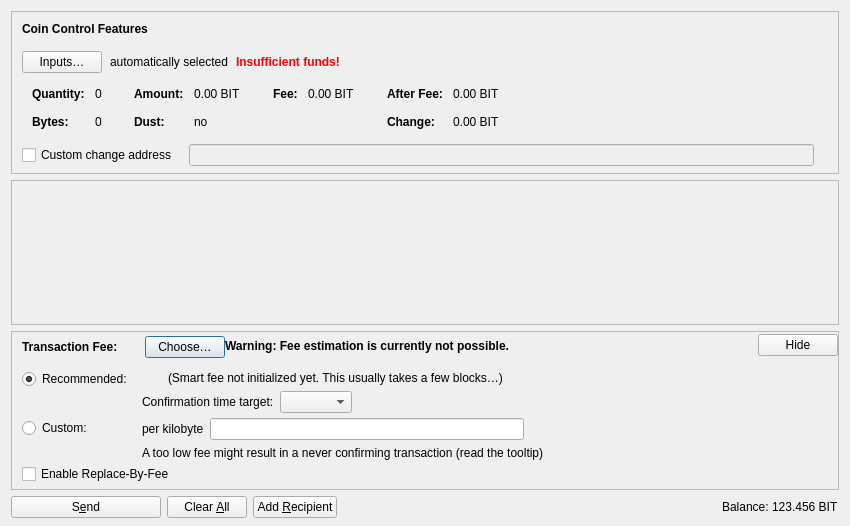
<?xml version="1.0" encoding="UTF-8"?>
<ui version="4.0">
 <class>SendCoinsDialog</class>
 <widget class="QDialog" name="SendCoinsDialog">
  <property name="geometry">
   <rect>
    <x>0</x>
    <y>0</y>
    <width>850</width>
    <height>526</height>
   </rect>
  </property>
  <property name="windowTitle">
   <string>Send Coins</string>
  </property>
  <layout class="QVBoxLayout" name="verticalLayout" stretch="0,1,0,0">
   <property name="bottomMargin">
    <number>8</number>
   </property>
   <item>
    <widget class="QFrame" name="frameCoinControl">
     <property name="sizePolicy">
      <sizepolicy hsizetype="Expanding" vsizetype="Expanding">
       <horstretch>0</horstretch>
       <verstretch>0</verstretch>
      </sizepolicy>
     </property>
     <property name="maximumSize">
      <size>
       <width>16777215</width>
       <height>16777215</height>
      </size>
     </property>
     <property name="frameShape">
      <enum>QFrame::StyledPanel</enum>
     </property>
     <property name="frameShadow">
      <enum>QFrame::Sunken</enum>
     </property>
     <layout class="QVBoxLayout" name="verticalLayoutCoinControl2">
      <property name="spacing">
       <number>0</number>
      </property>
      <property name="leftMargin">
       <number>0</number>
      </property>
      <property name="topMargin">
       <number>0</number>
      </property>
      <property name="rightMargin">
       <number>0</number>
      </property>
      <property name="bottomMargin">
       <number>6</number>
      </property>
      <item>
       <layout class="QVBoxLayout" name="verticalLayoutCoinControl" stretch="0,0,0,0,1">
        <property name="spacing">
         <number>0</number>
        </property>
        <property name="leftMargin">
         <number>10</number>
        </property>
        <property name="topMargin">
         <number>10</number>
        </property>
        <item>
         <layout class="QHBoxLayout" name="horizontalLayoutCoinControl1">
          <property name="bottomMargin">
           <number>15</number>
          </property>
          <item>
           <widget class="QLabel" name="labelCoinControlFeatures">
            <property name="sizePolicy">
             <sizepolicy hsizetype="Preferred" vsizetype="Maximum">
              <horstretch>0</horstretch>
              <verstretch>0</verstretch>
             </sizepolicy>
            </property>
            <property name="font">
             <font>
              <weight>75</weight>
              <bold>true</bold>
             </font>
            </property>
            <property name="styleSheet">
             <string notr="true">font-weight:bold;</string>
            </property>
            <property name="text">
             <string>Coin Control Features</string>
            </property>
           </widget>
          </item>
         </layout>
        </item>
        <item>
         <layout class="QHBoxLayout" name="horizontalLayoutCoinControl2" stretch="0,0,0,0">
          <property name="spacing">
           <number>8</number>
          </property>
          <property name="bottomMargin">
           <number>10</number>
          </property>
          <item>
           <widget class="QPushButton" name="pushButtonCoinControl">
            <property name="styleSheet">
             <string notr="true"/>
            </property>
            <property name="text">
             <string>Inputs…</string>
            </property>
            <property name="autoDefault">
             <bool>false</bool>
            </property>
           </widget>
          </item>
          <item>
           <widget class="QLabel" name="labelCoinControlAutomaticallySelected">
            <property name="text">
             <string>automatically selected</string>
            </property>
            <property name="margin">
             <number>5</number>
            </property>
           </widget>
          </item>
          <item>
           <widget class="QLabel" name="labelCoinControlInsuffFunds">
            <property name="font">
             <font>
              <weight>75</weight>
              <bold>true</bold>
             </font>
            </property>
            <property name="styleSheet">
             <string notr="true">color:red;font-weight:bold;</string>
            </property>
            <property name="text">
             <string>Insufficient funds!</string>
            </property>
            <property name="margin">
             <number>5</number>
            </property>
           </widget>
          </item>
          <item>
           <spacer name="horizontalSpacerCoinControl">
            <property name="orientation">
             <enum>Qt::Horizontal</enum>
            </property>
            <property name="sizeHint" stdset="0">
             <size>
              <width>40</width>
              <height>1</height>
             </size>
            </property>
           </spacer>
          </item>
         </layout>
        </item>
        <item>
         <widget class="QWidget" name="widgetCoinControl" native="true">
          <property name="sizePolicy">
           <sizepolicy hsizetype="Preferred" vsizetype="Preferred">
            <horstretch>0</horstretch>
            <verstretch>0</verstretch>
           </sizepolicy>
          </property>
          <property name="minimumSize">
           <size>
            <width>0</width>
            <height>0</height>
           </size>
          </property>
          <property name="styleSheet">
           <string notr="true"/>
          </property>
          <layout class="QHBoxLayout" name="horizontalLayoutCoinControl5">
           <property name="leftMargin">
            <number>0</number>
           </property>
           <property name="topMargin">
            <number>0</number>
           </property>
           <property name="rightMargin">
            <number>0</number>
           </property>
           <property name="bottomMargin">
            <number>0</number>
           </property>
           <item>
            <layout class="QHBoxLayout" name="horizontalLayoutCoinControl3" stretch="0,0,0,1">
             <property name="spacing">
              <number>20</number>
             </property>
             <property name="topMargin">
              <number>0</number>
             </property>
             <property name="bottomMargin">
              <number>10</number>
             </property>
             <item>
              <layout class="QFormLayout" name="formLayoutCoinControl1">
               <property name="horizontalSpacing">
                <number>10</number>
               </property>
               <property name="verticalSpacing">
                <number>14</number>
               </property>
               <property name="leftMargin">
                <number>10</number>
               </property>
               <property name="topMargin">
                <number>4</number>
               </property>
               <property name="rightMargin">
                <number>6</number>
               </property>
               <item row="0" column="0">
                <widget class="QLabel" name="labelCoinControlQuantityText">
                 <property name="font">
                  <font>
                   <weight>75</weight>
                   <bold>true</bold>
                  </font>
                 </property>
                 <property name="text">
                  <string>Quantity:</string>
                 </property>
                 <property name="margin">
                  <number>0</number>
                 </property>
                </widget>
               </item>
               <item row="0" column="1">
                <widget class="QLabel" name="labelCoinControlQuantity">
                 <property name="cursor">
                  <cursorShape>IBeamCursor</cursorShape>
                 </property>
                 <property name="contextMenuPolicy">
                  <enum>Qt::ActionsContextMenu</enum>
                 </property>
                 <property name="text">
                  <string notr="true">0</string>
                 </property>
                 <property name="margin">
                  <number>0</number>
                 </property>
                 <property name="textInteractionFlags">
                  <set>Qt::LinksAccessibleByMouse|Qt::TextSelectableByKeyboard|Qt::TextSelectableByMouse</set>
                 </property>
                </widget>
               </item>
               <item row="1" column="0">
                <widget class="QLabel" name="labelCoinControlBytesText">
                 <property name="font">
                  <font>
                   <weight>75</weight>
                   <bold>true</bold>
                  </font>
                 </property>
                 <property name="text">
                  <string>Bytes:</string>
                 </property>
                </widget>
               </item>
               <item row="1" column="1">
                <widget class="QLabel" name="labelCoinControlBytes">
                 <property name="cursor">
                  <cursorShape>IBeamCursor</cursorShape>
                 </property>
                 <property name="contextMenuPolicy">
                  <enum>Qt::ActionsContextMenu</enum>
                 </property>
                 <property name="text">
                  <string notr="true">0</string>
                 </property>
                 <property name="textInteractionFlags">
                  <set>Qt::LinksAccessibleByMouse|Qt::TextSelectableByKeyboard|Qt::TextSelectableByMouse</set>
                 </property>
                </widget>
               </item>
              </layout>
             </item>
             <item>
              <layout class="QFormLayout" name="formLayoutCoinControl2">
               <property name="horizontalSpacing">
                <number>10</number>
               </property>
               <property name="verticalSpacing">
                <number>14</number>
               </property>
               <property name="leftMargin">
                <number>6</number>
               </property>
               <property name="topMargin">
                <number>4</number>
               </property>
               <property name="rightMargin">
                <number>6</number>
               </property>
               <item row="0" column="0">
                <widget class="QLabel" name="labelCoinControlAmountText">
                 <property name="font">
                  <font>
                   <weight>75</weight>
                   <bold>true</bold>
                  </font>
                 </property>
                 <property name="text">
                  <string>Amount:</string>
                 </property>
                 <property name="margin">
                  <number>0</number>
                 </property>
                </widget>
               </item>
               <item row="0" column="1">
                <widget class="QLabel" name="labelCoinControlAmount">
                 <property name="cursor">
                  <cursorShape>IBeamCursor</cursorShape>
                 </property>
                 <property name="contextMenuPolicy">
                  <enum>Qt::ActionsContextMenu</enum>
                 </property>
                 <property name="text">
                  <string notr="true">0.00 BIT</string>
                 </property>
                 <property name="textInteractionFlags">
                  <set>Qt::LinksAccessibleByMouse|Qt::TextSelectableByKeyboard|Qt::TextSelectableByMouse</set>
                 </property>
                </widget>
               </item>
               <item row="1" column="0">
                <widget class="QLabel" name="labelCoinControlLowOutputText">
                 <property name="font">
                  <font>
                   <weight>75</weight>
                   <bold>true</bold>
                  </font>
                 </property>
                 <property name="text">
                  <string>Dust:</string>
                 </property>
                </widget>
               </item>
               <item row="1" column="1">
                <widget class="QLabel" name="labelCoinControlLowOutput">
                 <property name="cursor">
                  <cursorShape>IBeamCursor</cursorShape>
                 </property>
                 <property name="contextMenuPolicy">
                  <enum>Qt::ActionsContextMenu</enum>
                 </property>
                 <property name="text">
                  <string notr="true">no</string>
                 </property>
                 <property name="textInteractionFlags">
                  <set>Qt::LinksAccessibleByMouse|Qt::TextSelectableByKeyboard|Qt::TextSelectableByMouse</set>
                 </property>
                </widget>
               </item>
              </layout>
             </item>
             <item>
              <layout class="QFormLayout" name="formLayoutCoinControl3">
               <property name="horizontalSpacing">
                <number>10</number>
               </property>
               <property name="verticalSpacing">
                <number>14</number>
               </property>
               <property name="leftMargin">
                <number>6</number>
               </property>
               <property name="topMargin">
                <number>4</number>
               </property>
               <property name="rightMargin">
                <number>6</number>
               </property>
               <item row="0" column="0">
                <widget class="QLabel" name="labelCoinControlFeeText">
                 <property name="font">
                  <font>
                   <weight>75</weight>
                   <bold>true</bold>
                  </font>
                 </property>
                 <property name="text">
                  <string>Fee:</string>
                 </property>
                 <property name="margin">
                  <number>0</number>
                 </property>
                </widget>
               </item>
               <item row="0" column="1">
                <widget class="QLabel" name="labelCoinControlFee">
                 <property name="cursor">
                  <cursorShape>IBeamCursor</cursorShape>
                 </property>
                 <property name="contextMenuPolicy">
                  <enum>Qt::ActionsContextMenu</enum>
                 </property>
                 <property name="text">
                  <string notr="true">0.00 BIT</string>
                 </property>
                 <property name="textInteractionFlags">
                  <set>Qt::LinksAccessibleByMouse|Qt::TextSelectableByKeyboard|Qt::TextSelectableByMouse</set>
                 </property>
                </widget>
               </item>
              </layout>
             </item>
             <item>
              <layout class="QFormLayout" name="formLayoutCoinControl4">
               <property name="horizontalSpacing">
                <number>10</number>
               </property>
               <property name="verticalSpacing">
                <number>14</number>
               </property>
               <property name="leftMargin">
                <number>6</number>
               </property>
               <property name="topMargin">
                <number>4</number>
               </property>
               <property name="rightMargin">
                <number>6</number>
               </property>
               <item row="0" column="0">
                <widget class="QLabel" name="labelCoinControlAfterFeeText">
                 <property name="font">
                  <font>
                   <weight>75</weight>
                   <bold>true</bold>
                  </font>
                 </property>
                 <property name="text">
                  <string>After Fee:</string>
                 </property>
                 <property name="margin">
                  <number>0</number>
                 </property>
                </widget>
               </item>
               <item row="0" column="1">
                <widget class="QLabel" name="labelCoinControlAfterFee">
                 <property name="cursor">
                  <cursorShape>IBeamCursor</cursorShape>
                 </property>
                 <property name="contextMenuPolicy">
                  <enum>Qt::ActionsContextMenu</enum>
                 </property>
                 <property name="text">
                  <string notr="true">0.00 BIT</string>
                 </property>
                 <property name="textInteractionFlags">
                  <set>Qt::LinksAccessibleByMouse|Qt::TextSelectableByKeyboard|Qt::TextSelectableByMouse</set>
                 </property>
                </widget>
               </item>
               <item row="1" column="0">
                <widget class="QLabel" name="labelCoinControlChangeText">
                 <property name="font">
                  <font>
                   <weight>75</weight>
                   <bold>true</bold>
                  </font>
                 </property>
                 <property name="text">
                  <string>Change:</string>
                 </property>
                </widget>
               </item>
               <item row="1" column="1">
                <widget class="QLabel" name="labelCoinControlChange">
                 <property name="cursor">
                  <cursorShape>IBeamCursor</cursorShape>
                 </property>
                 <property name="contextMenuPolicy">
                  <enum>Qt::ActionsContextMenu</enum>
                 </property>
                 <property name="text">
                  <string notr="true">0.00 BIT</string>
                 </property>
                 <property name="textInteractionFlags">
                  <set>Qt::LinksAccessibleByMouse|Qt::TextSelectableByKeyboard|Qt::TextSelectableByMouse</set>
                 </property>
                </widget>
               </item>
              </layout>
             </item>
            </layout>
           </item>
          </layout>
         </widget>
        </item>
        <item>
         <layout class="QHBoxLayout" name="horizontalLayoutCoinControl4" stretch="0,0,0">
          <property name="spacing">
           <number>12</number>
          </property>
          <property name="sizeConstraint">
           <enum>QLayout::SetDefaultConstraint</enum>
          </property>
          <property name="topMargin">
           <number>5</number>
          </property>
          <property name="rightMargin">
           <number>5</number>
          </property>
          <item>
           <widget class="QCheckBox" name="checkBoxCoinControlChange">
            <property name="toolTip">
             <string>If this is activated, but the change address is empty or invalid, change will be sent to a newly generated address.</string>
            </property>
            <property name="text">
             <string>Custom change address</string>
            </property>
           </widget>
          </item>
          <item>
           <widget class="QValidatedLineEdit" name="lineEditCoinControlChange">
            <property name="enabled">
             <bool>false</bool>
            </property>
            <property name="sizePolicy">
             <sizepolicy hsizetype="Expanding" vsizetype="Fixed">
              <horstretch>0</horstretch>
              <verstretch>0</verstretch>
             </sizepolicy>
            </property>
           </widget>
          </item>
          <item>
           <widget class="QLabel" name="labelCoinControlChangeLabel">
            <property name="sizePolicy">
             <sizepolicy hsizetype="Preferred" vsizetype="Expanding">
              <horstretch>0</horstretch>
              <verstretch>0</verstretch>
             </sizepolicy>
            </property>
            <property name="minimumSize">
             <size>
              <width>0</width>
              <height>0</height>
             </size>
            </property>
            <property name="text">
             <string/>
            </property>
            <property name="margin">
             <number>3</number>
            </property>
           </widget>
          </item>
         </layout>
        </item>
        <item>
         <spacer name="verticalSpacerCoinControl">
          <property name="orientation">
           <enum>Qt::Vertical</enum>
          </property>
          <property name="sizeHint" stdset="0">
           <size>
            <width>800</width>
            <height>1</height>
           </size>
          </property>
         </spacer>
        </item>
       </layout>
      </item>
     </layout>
    </widget>
   </item>
   <item>
    <widget class="QScrollArea" name="scrollArea">
     <property name="widgetResizable">
      <bool>true</bool>
     </property>
     <widget class="QWidget" name="scrollAreaWidgetContents">
      <property name="geometry">
       <rect>
        <x>0</x>
        <y>0</y>
        <width>830</width>
        <height>104</height>
       </rect>
      </property>
      <layout class="QVBoxLayout" name="verticalLayout_2" stretch="0,1">
       <property name="leftMargin">
        <number>0</number>
       </property>
       <property name="topMargin">
        <number>0</number>
       </property>
       <property name="rightMargin">
        <number>0</number>
       </property>
       <property name="bottomMargin">
        <number>0</number>
       </property>
       <item>
        <layout class="QVBoxLayout" name="entries">
         <property name="spacing">
          <number>6</number>
         </property>
        </layout>
       </item>
       <item>
        <spacer name="verticalSpacer">
         <property name="orientation">
          <enum>Qt::Vertical</enum>
         </property>
         <property name="sizeHint" stdset="0">
          <size>
           <width>20</width>
           <height>40</height>
          </size>
         </property>
        </spacer>
       </item>
      </layout>
     </widget>
    </widget>
   </item>
   <item>
    <widget class="QFrame" name="frameFee">
     <property name="sizePolicy">
      <sizepolicy hsizetype="Expanding" vsizetype="Expanding">
       <horstretch>0</horstretch>
       <verstretch>0</verstretch>
      </sizepolicy>
     </property>
     <property name="maximumSize">
      <size>
       <width>16777215</width>
       <height>16777215</height>
      </size>
     </property>
     <property name="frameShape">
      <enum>QFrame::StyledPanel</enum>
     </property>
     <property name="frameShadow">
      <enum>QFrame::Sunken</enum>
     </property>
     <layout class="QVBoxLayout" name="verticalLayoutFee1">
      <property name="spacing">
       <number>0</number>
      </property>
      <property name="leftMargin">
       <number>0</number>
      </property>
      <property name="topMargin">
       <number>0</number>
      </property>
      <property name="rightMargin">
       <number>0</number>
      </property>
      <property name="bottomMargin">
       <number>0</number>
      </property>
      <item>
       <layout class="QVBoxLayout" name="verticalLayoutFee2" stretch="0,0,0">
        <property name="spacing">
         <number>0</number>
        </property>
        <property name="leftMargin">
         <number>10</number>
        </property>
        <property name="topMargin">
         <number>0</number>
        </property>
        <item>
         <layout class="QHBoxLayout" name="horizontalLayoutFee1">
          <property name="bottomMargin">
           <number>0</number>
          </property>
          <item>
           <layout class="QVBoxLayout" name="verticalLayoutFee7">
            <property name="spacing">
             <number>0</number>
            </property>
            <item>
             <spacer name="verticalSpacerSmartFee">
              <property name="orientation">
               <enum>Qt::Vertical</enum>
              </property>
              <property name="sizeType">
               <enum>QSizePolicy::Fixed</enum>
              </property>
              <property name="sizeHint" stdset="0">
               <size>
                <width>1</width>
                <height>4</height>
               </size>
              </property>
             </spacer>
            </item>
            <item>
             <layout class="QHBoxLayout" name="horizontalLayoutSmartFee">
              <property name="spacing">
               <number>10</number>
              </property>
              <item>
               <widget class="QLabel" name="labelFeeHeadline">
                <property name="sizePolicy">
                 <sizepolicy hsizetype="Preferred" vsizetype="Maximum">
                  <horstretch>0</horstretch>
                  <verstretch>0</verstretch>
                 </sizepolicy>
                </property>
                <property name="font">
                 <font>
                  <weight>75</weight>
                  <bold>true</bold>
                 </font>
                </property>
                <property name="styleSheet">
                 <string notr="true">font-weight:bold;</string>
                </property>
                <property name="text">
                 <string>Transaction Fee:</string>
                </property>
               </widget>
              </item>
              <item>
               <widget class="QLabel" name="labelFeeMinimized">
                <property name="text">
                 <string/>
                </property>
               </widget>
              </item>
              <item>
               <widget class="QPushButton" name="buttonChooseFee">
                <property name="text">
                 <string>Choose…</string>
                </property>
               </widget>
              </item>
             </layout>
            </item>
            <item>
             <spacer name="verticalSpacer_5">
              <property name="orientation">
               <enum>Qt::Vertical</enum>
              </property>
              <property name="sizeHint" stdset="0">
               <size>
                <width>1</width>
                <height>1</height>
               </size>
              </property>
             </spacer>
            </item>
           </layout>
          </item>
          <item>
           <widget class="QLabel" name="fallbackFeeWarningLabel">
            <property name="toolTip">
             <string>Using the fallbackfee can result in sending a transaction that will take several hours or days (or never) to confirm. Consider choosing your fee manually or wait until you have validated the complete chain.</string>
            </property>
            <property name="font">
            <font>
                <weight>75</weight>
                <bold>true</bold>
            </font>
            </property>
            <property name="text">
             <string>Warning: Fee estimation is currently not possible.</string>
            </property>
            <property name="wordWrap">
             <bool>false</bool>
            </property>
           </widget>
          </item>
          <item>
           <spacer name="horizontalSpacer_4">
            <property name="orientation">
             <enum>Qt::Horizontal</enum>
            </property>
            <property name="sizeType">
             <enum>QSizePolicy::MinimumExpanding</enum>
            </property>
            <property name="sizeHint" stdset="0">
             <size>
              <width>40</width>
              <height>20</height>
             </size>
            </property>
           </spacer>
          </item>
          <item>
           <widget class="QPushButton" name="buttonMinimizeFee">
            <property name="toolTip">
             <string>Hide transaction fee settings</string>
            </property>
            <property name="text">
             <string>Hide</string>
            </property>
           </widget>
          </item>
         </layout>
        </item>
        <item>
         <widget class="QFrame" name="frameFeeSelection">
          <layout class="QVBoxLayout" name="verticalLayoutFee12">
           <property name="spacing">
            <number>0</number>
           </property>
           <property name="leftMargin">
            <number>0</number>
           </property>
           <property name="topMargin">
            <number>0</number>
           </property>
           <property name="rightMargin">
            <number>0</number>
           </property>
           <property name="bottomMargin">
            <number>0</number>
           </property>
           <item>
            <layout class="QGridLayout" name="gridLayoutFee">
             <property name="topMargin">
              <number>10</number>
             </property>
             <property name="bottomMargin">
              <number>4</number>
             </property>
             <property name="horizontalSpacing">
              <number>10</number>
             </property>
             <property name="verticalSpacing">
              <number>4</number>
             </property>
             <item row="1" column="1">
              <layout class="QVBoxLayout" name="verticalLayoutFee8">
               <property name="spacing">
                <number>6</number>
               </property>
               <item>
                <layout class="QHBoxLayout" name="horizontalLayoutFee13">
                 <item>
                  <widget class="QLabel" name="labelCustomPerKilobyte">
                   <property name="toolTip">
                    <string>Specify a custom fee per kB (1,000 bytes) of the transaction's virtual size.

Note:  Since the fee is calculated on a per-byte basis, a fee rate of "100 toshis per kvB" for a transaction size of 500 virtual bytes (half of 1 kvB) would ultimately yield a fee of only 50 toshis.</string>
                   </property>
                   <property name="text">
                    <string>per kilobyte</string>
                   </property>
                  </widget>
                 </item>
                 <item>
                  <widget class="BitAmountField" name="customFee"/>
                 </item>
                 <item>
                  <spacer name="horizontalSpacer_6">
                   <property name="orientation">
                    <enum>Qt::Horizontal</enum>
                   </property>
                   <property name="sizeHint" stdset="0">
                    <size>
                     <width>1</width>
                     <height>1</height>
                    </size>
                   </property>
                  </spacer>
                 </item>
                </layout>
               </item>
               <item>
                <layout class="QHBoxLayout" name="horizontalLayoutFee8">
                 <item>
                  <widget class="QLabel" name="labelCustomFeeWarning">
                   <property name="enabled">
                    <bool>true</bool>
                   </property>
                   <property name="toolTip">
                    <string>When there is less transaction volume than space in the blocks, miners as well as relaying nodes may enforce a minimum fee. Paying only this minimum fee is just fine, but be aware that this can result in a never confirming transaction once there is more demand for bit transactions than the network can process.</string>
                   </property>
                   <property name="text">
                    <string>A too low fee might result in a never confirming transaction (read the tooltip)</string>
                   </property>
                  </widget>
                 </item>
                 <item>
                  <spacer name="horizontalSpacer_2">
                   <property name="orientation">
                    <enum>Qt::Horizontal</enum>
                   </property>
                   <property name="sizeHint" stdset="0">
                    <size>
                     <width>1</width>
                     <height>1</height>
                    </size>
                   </property>
                  </spacer>
                 </item>
                </layout>
               </item>
              </layout>
             </item>
             <item row="0" column="0">
              <layout class="QVBoxLayout" name="verticalLayoutFee4" stretch="0,1">
               <item>
                <widget class="QRadioButton" name="radioSmartFee">
                 <property name="text">
                  <string>Recommended:</string>
                 </property>
                 <property name="checked">
                  <bool>true</bool>
                 </property>
                 <attribute name="buttonGroup">
                  <string notr="true">groupFee</string>
                 </attribute>
                </widget>
               </item>
               <item>
                <spacer name="verticalSpacer_2">
                 <property name="orientation">
                  <enum>Qt::Vertical</enum>
                 </property>
                 <property name="sizeHint" stdset="0">
                  <size>
                   <width>1</width>
                   <height>1</height>
                  </size>
                 </property>
                </spacer>
               </item>
              </layout>
             </item>
             <item row="1" column="0">
              <layout class="QVBoxLayout" name="verticalLayoutFee9" stretch="0,1">
               <item>
                <widget class="QRadioButton" name="radioCustomFee">
                 <property name="text">
                  <string>Custom:</string>
                 </property>
                 <attribute name="buttonGroup">
                  <string notr="true">groupFee</string>
                 </attribute>
                </widget>
               </item>
               <item>
                <spacer name="verticalSpacer_6">
                 <property name="orientation">
                  <enum>Qt::Vertical</enum>
                 </property>
                 <property name="sizeHint" stdset="0">
                  <size>
                   <width>1</width>
                   <height>1</height>
                  </size>
                 </property>
                </spacer>
               </item>
              </layout>
             </item>
             <item row="0" column="1">
              <layout class="QVBoxLayout" name="verticalLayoutFee3" stretch="0,0,1">
               <property name="spacing">
                <number>6</number>
               </property>
               <property name="topMargin">
                <number>2</number>
               </property>
               <item>
                <layout class="QHBoxLayout" name="horizontalLayoutFee12">
                 <item>
                  <widget class="QLabel" name="labelSmartFee">
                   <property name="text">
                    <string/>
                   </property>
                  </widget>
                 </item>
                 <item>
                  <widget class="QLabel" name="labelFeeEstimation">
                   <property name="text">
                    <string/>
                   </property>
                  </widget>
                 </item>
                 <item>
                  <widget class="QLabel" name="labelSmartFee2">
                   <property name="text">
                    <string>(Smart fee not initialized yet. This usually takes a few blocks…)</string>
                   </property>
                  </widget>
                 </item>
                 <item>
                  <spacer name="horizontalSpacer_5">
                   <property name="orientation">
                    <enum>Qt::Horizontal</enum>
                   </property>
                   <property name="sizeHint" stdset="0">
                    <size>
                     <width>1</width>
                     <height>1</height>
                    </size>
                   </property>
                  </spacer>
                 </item>
                </layout>
               </item>
               <item>
                <layout class="QHBoxLayout" name="horizontalLayoutFee9">
                 <item>
                  <layout class="QVBoxLayout" name="verticalLayoutFee6">
                   <item>
                    <widget class="QLabel" name="labelSmartFee3">
                     <property name="text">
                      <string>Confirmation time target:</string>
                     </property>
                    </widget>
                   </item>
                  </layout>
                 </item>
                 <item>
                  <layout class="QVBoxLayout" name="verticalLayoutFee5">
                   <property name="rightMargin">
                    <number>30</number>
                   </property>
                   <item>
                    <layout class="QHBoxLayout" name="horizontalLayoutConfTarget">
                     <property name="bottomMargin">
                      <number>0</number>
                     </property>
                     <item>
                      <widget class="QComboBox" name="confTargetSelector"/>
                     </item>
                     <item>
                      <spacer name="horizontalSpacerConfTarget">
                       <property name="orientation">
                        <enum>Qt::Horizontal</enum>
                       </property>
                       <property name="sizeHint" stdset="0">
                        <size>
                         <width>40</width>
                         <height>20</height>
                        </size>
                       </property>
                      </spacer>
                     </item>
                    </layout>
                   </item>
                  </layout>
                 </item>
                </layout>
               </item>
               <item>
                <spacer name="verticalSpacer_4">
                 <property name="orientation">
                  <enum>Qt::Vertical</enum>
                 </property>
                 <property name="sizeHint" stdset="0">
                  <size>
                   <width>1</width>
                   <height>1</height>
                  </size>
                 </property>
                </spacer>
               </item>
              </layout>
             </item>
            </layout>
           </item>
           <item>
            <widget class="QCheckBox" name="optInRBF">
             <property name="text">
              <string>Enable Replace-By-Fee</string>
             </property>
             <property name="toolTip">
              <string>With Replace-By-Fee (BIP-125) you can increase a transaction's fee after it is sent. Without this, a higher fee may be recommended to compensate for increased transaction delay risk.</string>
             </property>
            </widget>
           </item>
          </layout>
         </widget>
        </item>
        <item>
         <spacer name="verticalSpacerFee">
          <property name="orientation">
           <enum>Qt::Vertical</enum>
          </property>
          <property name="sizeHint" stdset="0">
           <size>
            <width>40</width>
            <height>5</height>
           </size>
          </property>
         </spacer>
        </item>
       </layout>
      </item>
     </layout>
    </widget>
   </item>
   <item>
    <layout class="QHBoxLayout" name="horizontalLayout">
     <item>
      <widget class="QPushButton" name="sendButton">
       <property name="minimumSize">
        <size>
         <width>150</width>
         <height>0</height>
        </size>
       </property>
       <property name="toolTip">
        <string>Confirm the send action</string>
       </property>
       <property name="text">
        <string>S&amp;end</string>
       </property>
       <property name="icon">
        <iconset resource="../bit.qrc">
         <normaloff>:/icons/send</normaloff>:/icons/send</iconset>
       </property>
       <property name="autoDefault">
        <bool>false</bool>
       </property>
       <property name="default">
        <bool>false</bool>
       </property>
      </widget>
     </item>
     <item>
      <widget class="QPushButton" name="clearButton">
       <property name="sizePolicy">
        <sizepolicy hsizetype="Minimum" vsizetype="Fixed">
         <horstretch>0</horstretch>
         <verstretch>0</verstretch>
        </sizepolicy>
       </property>
       <property name="toolTip">
        <string>Clear all fields of the form.</string>
       </property>
       <property name="text">
        <string>Clear &amp;All</string>
       </property>
       <property name="icon">
        <iconset resource="../bit.qrc">
         <normaloff>:/icons/remove</normaloff>:/icons/remove</iconset>
       </property>
       <property name="autoDefault">
        <bool>false</bool>
       </property>
      </widget>
     </item>
     <item>
      <widget class="QPushButton" name="addButton">
       <property name="toolTip">
        <string>Send to multiple recipients at once</string>
       </property>
       <property name="text">
        <string>Add &amp;Recipient</string>
       </property>
       <property name="icon">
        <iconset resource="../bit.qrc">
         <normaloff>:/icons/add</normaloff>:/icons/add</iconset>
       </property>
       <property name="autoDefault">
        <bool>false</bool>
       </property>
      </widget>
     </item>
     <item>
      <spacer name="horizontalSpacer">
       <property name="orientation">
        <enum>Qt::Horizontal</enum>
       </property>
       <property name="sizeHint" stdset="0">
        <size>
         <width>40</width>
         <height>20</height>
        </size>
       </property>
      </spacer>
     </item>
     <item>
      <layout class="QHBoxLayout" name="horizontalLayout_2">
       <property name="spacing">
        <number>3</number>
       </property>
       <item>
        <widget class="QLabel" name="labelBalanceName">
         <property name="sizePolicy">
          <sizepolicy hsizetype="Preferred" vsizetype="Fixed">
           <horstretch>0</horstretch>
           <verstretch>0</verstretch>
          </sizepolicy>
         </property>
         <property name="text">
          <string>Balance:</string>
         </property>
        </widget>
       </item>
       <item>
        <widget class="QLabel" name="labelBalance">
         <property name="sizePolicy">
          <sizepolicy hsizetype="Preferred" vsizetype="Fixed">
           <horstretch>0</horstretch>
           <verstretch>0</verstretch>
          </sizepolicy>
         </property>
         <property name="cursor">
          <cursorShape>IBeamCursor</cursorShape>
         </property>
         <property name="text">
          <string notr="true">123.456 BIT</string>
         </property>
         <property name="textInteractionFlags">
          <set>Qt::LinksAccessibleByMouse|Qt::TextSelectableByKeyboard|Qt::TextSelectableByMouse</set>
         </property>
        </widget>
       </item>
      </layout>
     </item>
    </layout>
   </item>
  </layout>
 </widget>
 <customwidgets>
  <customwidget>
   <class>QValidatedLineEdit</class>
   <extends>QLineEdit</extends>
   <header>qt/qvalidatedlineedit.h</header>
  </customwidget>
  <customwidget>
   <class>BitAmountField</class>
   <extends>QLineEdit</extends>
   <header>qt/bitamountfield.h</header>
   <container>1</container>
  </customwidget>
 </customwidgets>
 <resources>
  <include location="../bit.qrc"/>
 </resources>
 <connections/>
 <buttongroups>
  <buttongroup name="groupFee"/>
 </buttongroups>
</ui>
